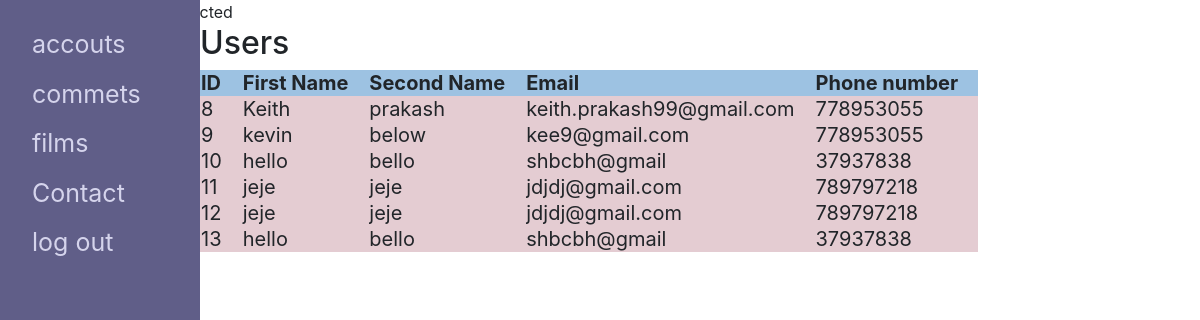
/admin/main.php, run on the app's committed database.
### tables this page shows
CREATE TABLE `user` (
  `user_id` int(11) NOT NULL,
  `fname` varchar(15) NOT NULL,
  `lname` varchar(15) NOT NULL,
  `phone` int(12) NOT NULL,
  `email` varchar(40) NOT NULL,
  `password` varchar(20) NOT NULL
);

### admin/main.php (the view, shortened to what this page needs)
 <?php
include'conn.php'
   ?>
<!DOCTYPE html>
<html>
<head>
 <link rel="stylesheet" href="https://maxcdn.bootstrapcdn.com/bootstrap/4.5.2/css/bootstrap.min.css">
<link rel="stylesheet" href="style.css">
</head>
<body>
<div class="sidenav">
  <a href="#">accouts</a>
  <a href="comments.php">commets</a>
  <a href="#">films</a>
  <a href="#">Contact</a>
  <a href="index.php">log out</a>
</div>
<div class="main">
  <h2>Users</h2>
<?php
$sql ="SELECT user_id, fname, lname, email, phone FROM user";
$result = $conn->query($sql);
if($result->num_rows >0){
echo "<table> <tr><th>ID</th><th> First Name</th><th>Second Name</th><th>Email</th><th>Phone number</th></tr>";
while($row = $result->fetch_assoc()){
echo"<tr><td>".$row["user_id"]."</td><td>".$row["fname"]."</td><td>".$row["lname"]."</td><td>".$row["email"]."</td><td>".$row["phone"]."</td><tr>";
}
}
 ?>
</div></div>
</body>
</html>

### admin/conn.php (shortened to what this page needs)
<?php
$conn=mysqli_connect("localhost","root","","film_company");
if($conn->connect_errno){
	 die("<script>alert('Connection Failed.')</script>");
}
else{
	echo"connected";
}
?>

### admin/style.css (style rules this page uses)
.sidenav { height: 100%; width: 200px; position: fixed; z-index: 1; top: 0; left: 0; background-color: #605E88; overflow-x: hidden; padding-top: 20px; }
.sidenav a { padding: 6px 6px 6px 32px; text-decoration: none; font-size: 25px; color:#D5D4EC; display: block; }
.main { margin-left: 200px; }

### admin/main.php (style rules this page uses)
table, th, td { padding-right: 20px; }
th { font-size: 20; background-color:#9DC2E2; }
td { background-color: #E4CCD2; font-size: 20; }

### data on the page
user: user_id "8", fname "Keith", lname "prakash", email "keith.prakash99@gmail.com", phone "778953055"
user: user_id "9", fname "kevin", lname "below", email "kee9@gmail.com", phone "778953055"
user: user_id "10", fname "hello", lname "bello", email "shbcbh@gmail", phone "37937838"
user: user_id "11", fname "jeje", lname "jeje", email "jdjdj@gmail.com", phone "789797218"
user: user_id "12", fname "jeje", lname "jeje", email "jdjdj@gmail.com", phone "789797218"
user: user_id "13", fname "hello", lname "bello", email "shbcbh@gmail", phone "37937838"
